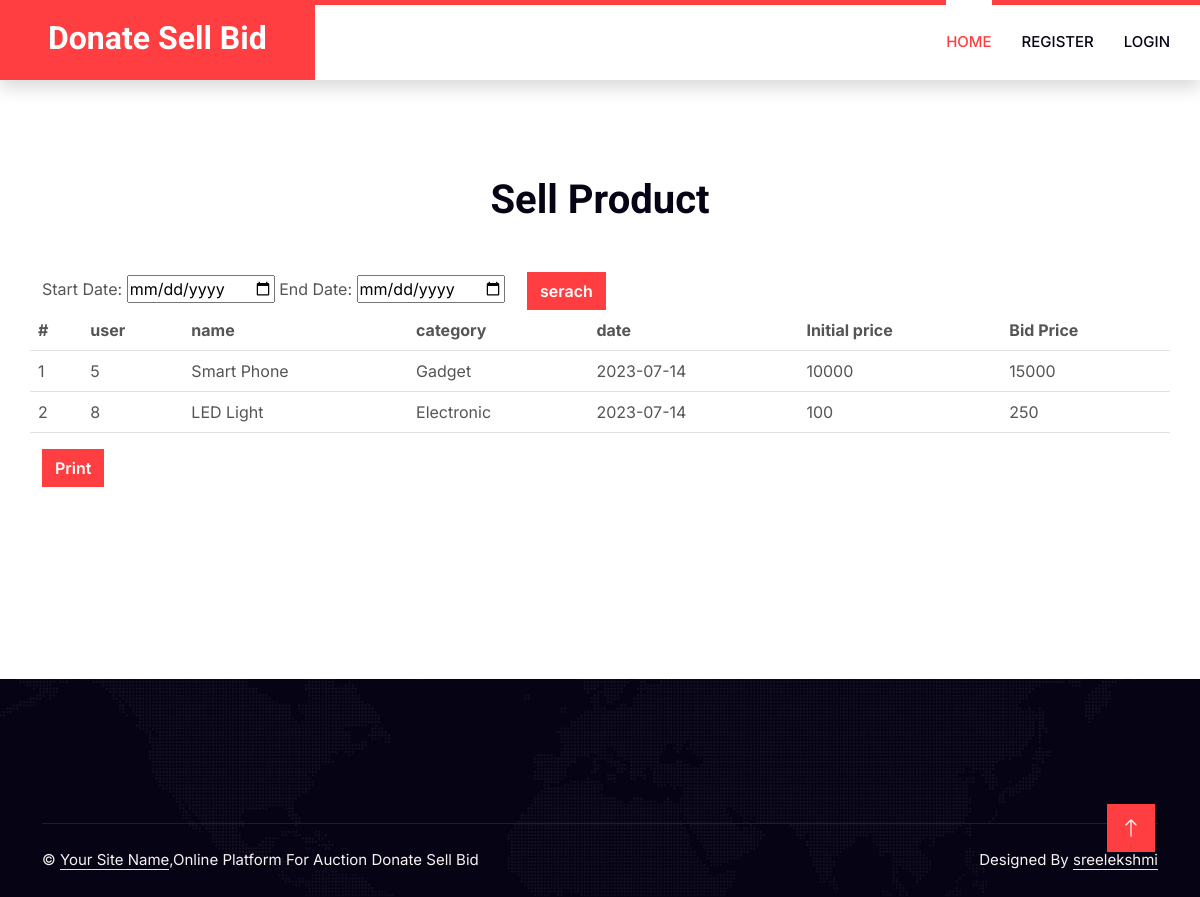
Page /auction_report.php on the committed database.
### tables this page shows
CREATE TABLE IF NOT EXISTS `auction` (
  `a_id` int(11) NOT NULL AUTO_INCREMENT,
  `p_id` int(11) NOT NULL,
  `name` varchar(225) NOT NULL,
  `category` varchar(225) NOT NULL,
  `disc` varchar(225) NOT NULL,
  `image` varchar(225) NOT NULL,
  `price` int(225) NOT NULL,
  `s_time` datetime NOT NULL,
  `e_time` datetime NOT NULL,
  `u_id` int(11) NOT NULL,
  `date` date NOT NULL,
  `initial_price` int(11) NOT NULL,
  `status` varchar(225) NOT NULL,
  PRIMARY KEY (`a_id`)
);

### auction_report.php (the view, shortened to what this page needs)
<?php
include("header.php");
?>
    <div class="container-xxl py-5">
        <div class="container py-5">
            <div class="text-center wow fadeInUp" data-wow-delay="0.1s">
                <h1 class="mb-5">Sell Product</h1>
            </div>
			<form class="form-inline" method="POST" >
		  <label for="email">Start Date:</label>
		  <input type="date" id="email" placeholder="Enter email" name="start">
		  <label for="pwd">End Date:</label>
		  <input type="date" id="pwd" placeholder="Enter password" name="end"> &nbsp;&nbsp;&nbsp;
		  <input type="submit" name="search" value="serach" class="btn btn-primary">
		</form>
		<div id="GFG" >
            <div class="row g-4" >
				<table class="table">
					<tr>
						<th>#</th>
						<th>user</th>
						<th>name</th>
						<th>category</th>
						<th>date</th>
						<th>Initial price</th>
						<th>Bid Price</th>
					</tr>
								<?php
		include("conn.php");
		if(isset($_POST['search']))
	{
		$s=$_POST['start'];
		$e=$_POST['end'];
		$sel = "SELECT * FROM auction where status='claimed' and date between '$s' AND '$e' ";
	}else{
		$sel="select * from auction";
	}
		$res=mysqli_query($con,$sel);
		$i=1;
		while($row=mysqli_fetch_array($res))
		{
		?>
			<tr>
				<td><?php echo $i;?></td>
				<td><?php echo $row['p_id'];?></td>
				<td><?php echo $row['name'];?></td>
				<td><?php echo $row['category'];?></td>
				<td><?php echo $row['date'];?></td>
				<td><?php echo $row['initial_price'];?></td>
				<td><?php echo $row['price'];?></td>
			</tr>
				<?php
				$i++;
		}
		?>
				</table>
               </div>
			   </div>
			    <input type="button" value="Print" onclick="printDiv()" class='btn btn-primary'>
				</div>
				</div>
<?php
include("footer.php");
?>

### css/style.css (style rules this page uses)
:root { --primary: #FF3E41; --secondary: #51CFED; --light: #F8F2F0; --dark: #060315; }
.btn { font-weight: 600; transition: .5s; }
.btn.btn-primary, .btn.btn-secondary { color: #FFFFFF; }

### rows in the picture
auction: p "5", name "Smart Phone", category "Gadget", date "2023-07-14", initial_price "10000", price "15000"
auction: p "8", name "LED Light", category "Electronic", date "2023-07-14", initial_price "100", price "250"
